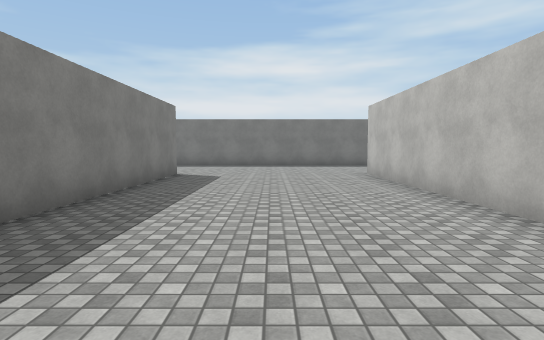
view 1 (above)

20 first-person views from a walk through a Unity game level. The camera is 1.4 m above the floor, tilts 4° down and sees 80° across. The floor is counted in squares, 2 m on a side. Each view is taken from the middle of a square. On the plan, view 1 faces up. The plan holds only what a view shows up to about 10 squares ahead; the rest is blank. The player is left out. Surface patterns are stand-ins for the level's own textures.

view 2
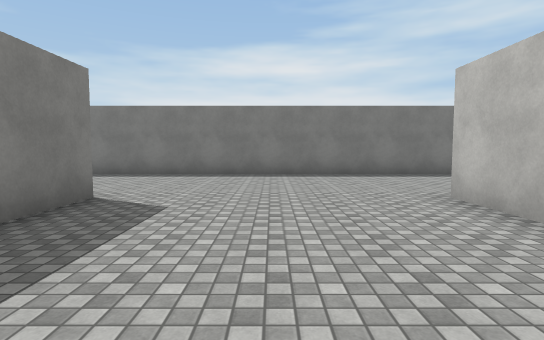

view 3
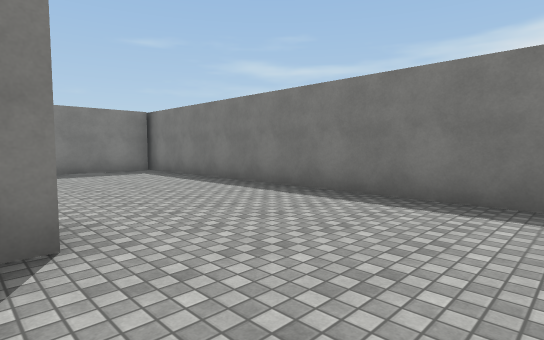

view 4
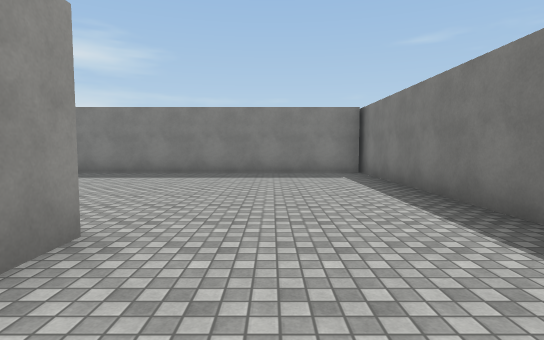

view 5
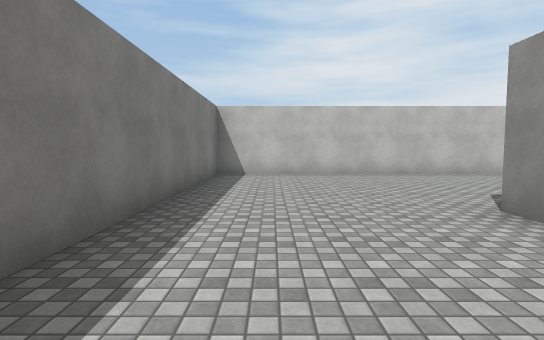

view 6
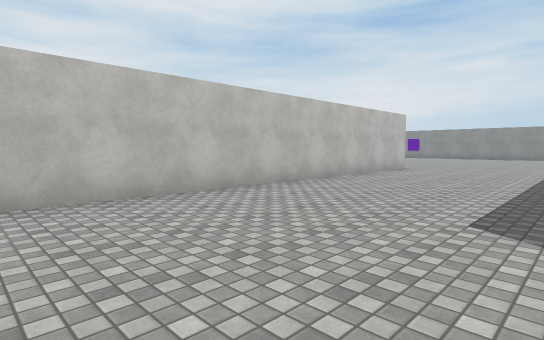

view 7
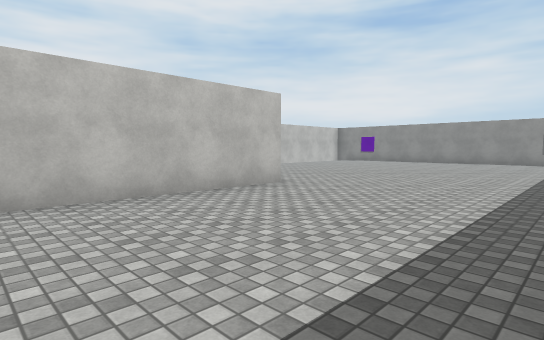

view 8
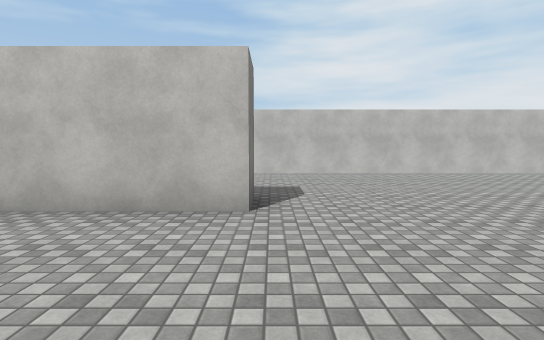

view 9
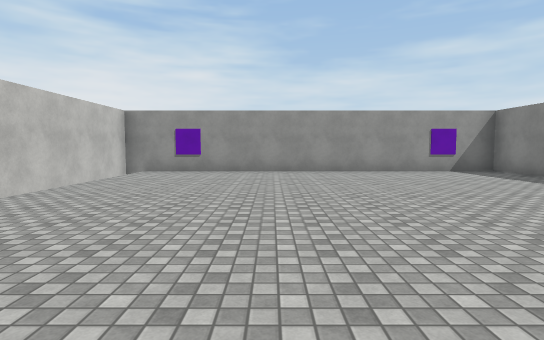

view 10
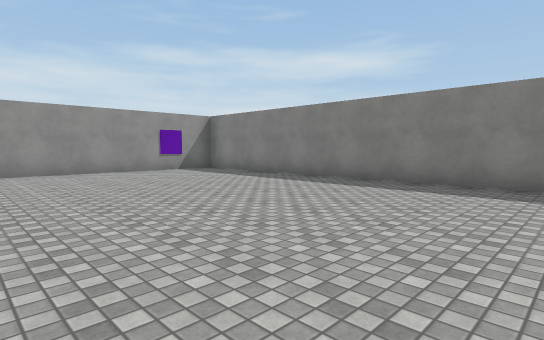

view 11
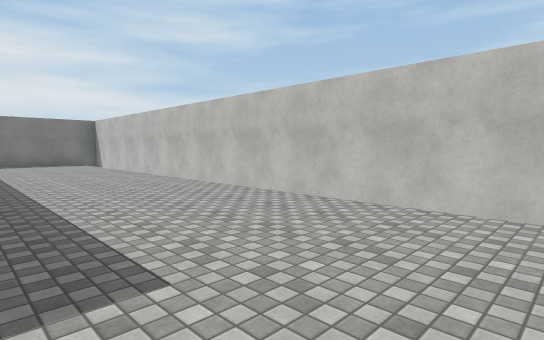

view 12
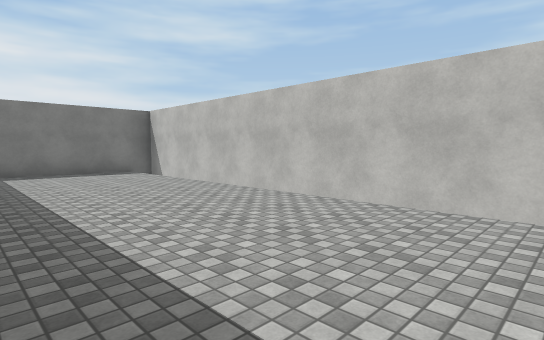

view 13
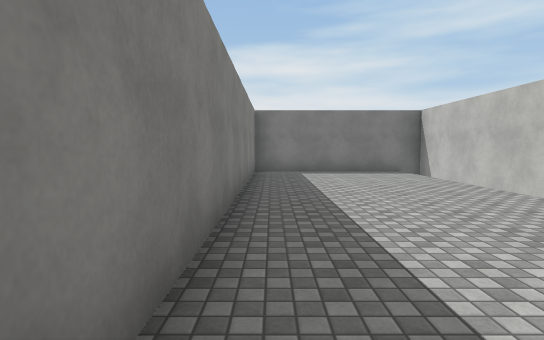

view 14
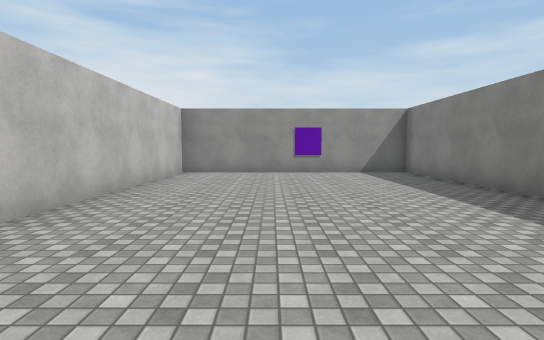

view 15
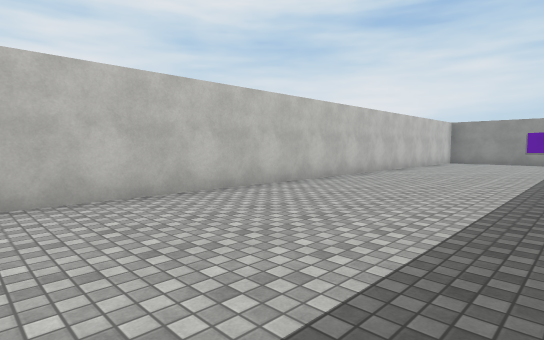

view 16
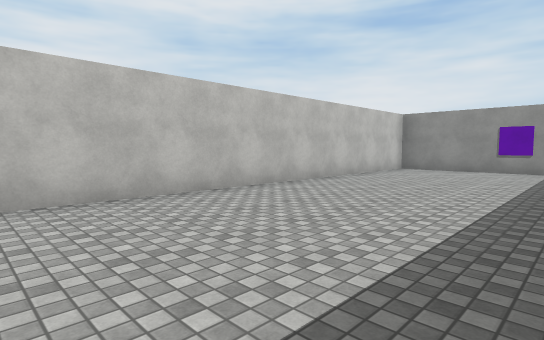

view 17
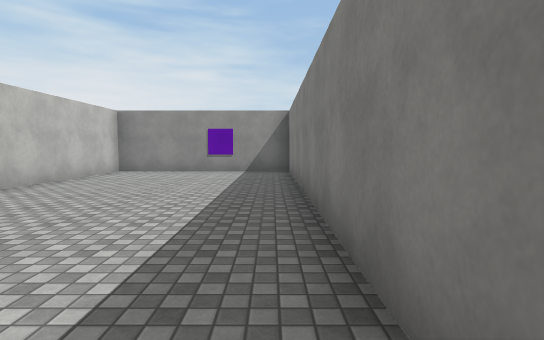

view 18
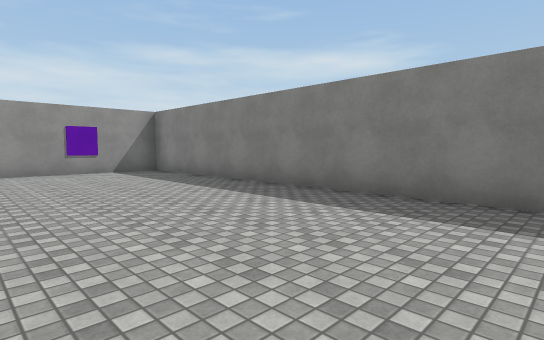

view 19
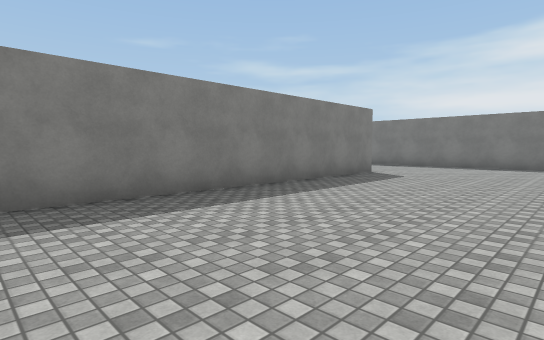

view 20
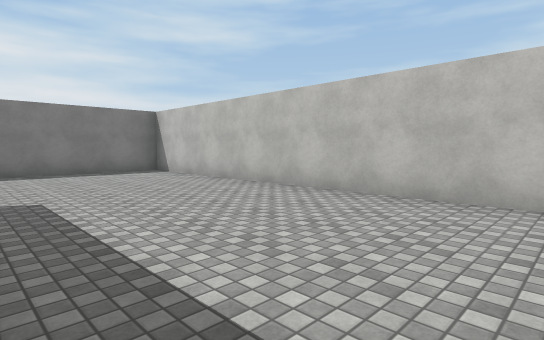

### Floor plan
Points are (right, up) in squares from view 1. A wall is a line through its corners. A room is listed if a view was taken in it or the views show most of it. See-through windows are left out.
Room 1 (views 1, 2, 3, 4, 5, 6, 7, 8, 9, 10, 11, 12, 13, 14, 15, 16, 17, 18, 19, 20)
walls: (3.5, -1.5) (3.5, -10.5) (14.3, -10.5) (14.3, 12.4) (9.5, 12.4); (9.4, 0.2) (8.5, 0.2) (8.5, 12.4) (-10.1, 12.4); (2.9, 8.5) (3.5, 8.5); (-2.5, -1.4) (-2.5, -10.5) (2.5, -10.5) (2.5, 8.5); (-3.5, 8.5) (-2.5, 8.5) (-2.5, 0.4); (9.5, 12.1) (9.5, 3.5); (-9.7, 12.4) (-9.7, 2) (-3.5, 2) (-3.5, 8.1)

Positions as (right, up) in squares from view 1, and headings:
1: (0, 0), facing up
2: (0, 4), facing up
3: (0, 8), facing up-left
4: (-1, 10), facing left
5: (0, 11), facing right
6: (4, 11), facing down-right
7: (4, 5), facing down-right
8: (5, 0), facing right
9: (10, -1), facing down
10: (10, -1), facing down-left
11: (10, -2), facing up-right
12: (10, 3), facing up-right
13: (10, 3), facing up
14: (-6, 11), facing down
15: (-2, 5), facing down-right
16: (-2, 0), facing down-right
17: (-2, -1), facing down
18: (2, -1), facing down-left
19: (2, 0), facing up-left
20: (4, 3), facing up-right
